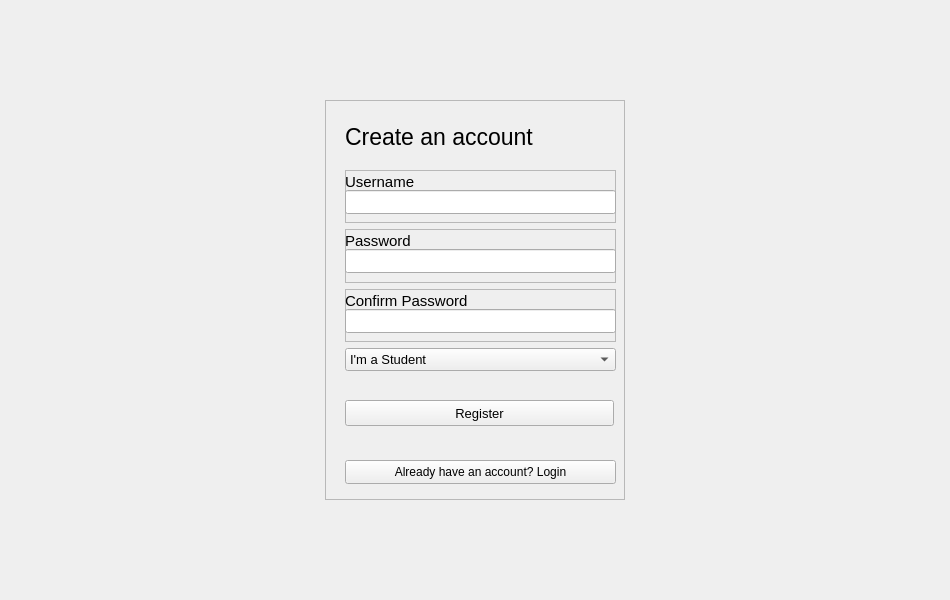
<?xml version="1.0" encoding="UTF-8"?>
<ui version="4.0">
 <class>RegisterWindow</class>
 <widget class="QWidget" name="RegisterWindow">
  <property name="geometry">
   <rect>
    <x>0</x>
    <y>0</y>
    <width>950</width>
    <height>600</height>
   </rect>
  </property>
  <property name="windowTitle">
   <string>Login</string>
  </property>
  <property name="inputMethodHints">
   <set>Qt::ImhNone</set>
  </property>
  <layout class="QGridLayout" name="gridLayout_2">
   <item row="0" column="0">
    <widget class="QFrame" name="frame">
     <property name="maximumSize">
      <size>
       <width>300</width>
       <height>400</height>
      </size>
     </property>
     <property name="frameShape">
      <enum>QFrame::StyledPanel</enum>
     </property>
     <property name="frameShadow">
      <enum>QFrame::Raised</enum>
     </property>
     <widget class="QWidget" name="verticalLayoutWidget">
      <property name="geometry">
       <rect>
        <x>20</x>
        <y>10</y>
        <width>271</width>
        <height>261</height>
       </rect>
      </property>
      <property name="minimumSize">
       <size>
        <width>269</width>
        <height>24</height>
       </size>
      </property>
      <layout class="QVBoxLayout" name="verticalLayout">
       <property name="rightMargin">
        <number>0</number>
       </property>
       <item>
        <widget class="QLabel" name="title">
         <property name="minimumSize">
          <size>
           <width>269</width>
           <height>24</height>
          </size>
         </property>
         <property name="maximumSize">
          <size>
           <width>100</width>
           <height>100</height>
          </size>
         </property>
         <property name="font">
          <font>
           <pointsize>17</pointsize>
          </font>
         </property>
         <property name="text">
          <string>Create an account</string>
         </property>
        </widget>
       </item>
       <item>
        <widget class="QFrame" name="frame_1">
         <property name="minimumSize">
          <size>
           <width>269</width>
           <height>24</height>
          </size>
         </property>
         <property name="frameShape">
          <enum>QFrame::StyledPanel</enum>
         </property>
         <property name="frameShadow">
          <enum>QFrame::Raised</enum>
         </property>
         <widget class="QLabel" name="username_label">
          <property name="geometry">
           <rect>
            <x>0</x>
            <y>0</y>
            <width>269</width>
            <height>24</height>
           </rect>
          </property>
          <property name="minimumSize">
           <size>
            <width>269</width>
            <height>24</height>
           </size>
          </property>
          <property name="font">
           <font>
            <pointsize>11</pointsize>
           </font>
          </property>
          <property name="text">
           <string>Username</string>
          </property>
         </widget>
         <widget class="QLineEdit" name="username_input">
          <property name="enabled">
           <bool>true</bool>
          </property>
          <property name="geometry">
           <rect>
            <x>0</x>
            <y>20</y>
            <width>271</width>
            <height>24</height>
           </rect>
          </property>
          <property name="minimumSize">
           <size>
            <width>269</width>
            <height>24</height>
           </size>
          </property>
          <property name="font">
           <font>
            <pointsize>10</pointsize>
           </font>
          </property>
          <property name="alignment">
           <set>Qt::AlignLeading|Qt::AlignLeft|Qt::AlignVCenter</set>
          </property>
         </widget>
        </widget>
       </item>
       <item>
        <widget class="QFrame" name="frame_2">
         <property name="minimumSize">
          <size>
           <width>269</width>
           <height>24</height>
          </size>
         </property>
         <property name="frameShape">
          <enum>QFrame::StyledPanel</enum>
         </property>
         <property name="frameShadow">
          <enum>QFrame::Raised</enum>
         </property>
         <widget class="QLabel" name="password_label">
          <property name="geometry">
           <rect>
            <x>0</x>
            <y>0</y>
            <width>269</width>
            <height>24</height>
           </rect>
          </property>
          <property name="minimumSize">
           <size>
            <width>269</width>
            <height>24</height>
           </size>
          </property>
          <property name="font">
           <font>
            <pointsize>11</pointsize>
           </font>
          </property>
          <property name="text">
           <string>Password</string>
          </property>
         </widget>
         <widget class="QLineEdit" name="password_input">
          <property name="geometry">
           <rect>
            <x>0</x>
            <y>20</y>
            <width>271</width>
            <height>24</height>
           </rect>
          </property>
          <property name="minimumSize">
           <size>
            <width>269</width>
            <height>24</height>
           </size>
          </property>
          <property name="font">
           <font>
            <pointsize>10</pointsize>
           </font>
          </property>
          <property name="inputMethodHints">
           <set>Qt::ImhHiddenText|Qt::ImhNoAutoUppercase|Qt::ImhNoPredictiveText|Qt::ImhSensitiveData</set>
          </property>
          <property name="text">
           <string/>
          </property>
          <property name="echoMode">
           <enum>QLineEdit::Password</enum>
          </property>
         </widget>
        </widget>
       </item>
       <item>
        <widget class="QFrame" name="frame_3">
         <property name="frameShape">
          <enum>QFrame::StyledPanel</enum>
         </property>
         <property name="frameShadow">
          <enum>QFrame::Raised</enum>
         </property>
         <widget class="QLabel" name="confirm_label">
          <property name="geometry">
           <rect>
            <x>0</x>
            <y>0</y>
            <width>269</width>
            <height>24</height>
           </rect>
          </property>
          <property name="minimumSize">
           <size>
            <width>269</width>
            <height>24</height>
           </size>
          </property>
          <property name="font">
           <font>
            <pointsize>11</pointsize>
           </font>
          </property>
          <property name="text">
           <string>Confirm Password</string>
          </property>
         </widget>
         <widget class="QLineEdit" name="confirm_input">
          <property name="geometry">
           <rect>
            <x>0</x>
            <y>20</y>
            <width>271</width>
            <height>24</height>
           </rect>
          </property>
          <property name="minimumSize">
           <size>
            <width>269</width>
            <height>24</height>
           </size>
          </property>
          <property name="font">
           <font>
            <pointsize>10</pointsize>
           </font>
          </property>
          <property name="inputMethodHints">
           <set>Qt::ImhHiddenText|Qt::ImhNoAutoUppercase|Qt::ImhNoPredictiveText|Qt::ImhSensitiveData</set>
          </property>
          <property name="text">
           <string/>
          </property>
          <property name="echoMode">
           <enum>QLineEdit::Password</enum>
          </property>
         </widget>
        </widget>
       </item>
       <item>
        <widget class="QComboBox" name="role_selector">
         <property name="font">
          <font>
           <pointsize>10</pointsize>
           <italic>false</italic>
           <bold>false</bold>
          </font>
         </property>
         <property name="cursor">
          <cursorShape>PointingHandCursor</cursorShape>
         </property>
         <item>
          <property name="text">
           <string>I'm a Student</string>
          </property>
         </item>
         <item>
          <property name="text">
           <string>I'm a Teacher</string>
          </property>
         </item>
        </widget>
       </item>
      </layout>
     </widget>
     <widget class="QPushButton" name="goto_login_button">
      <property name="geometry">
       <rect>
        <x>20</x>
        <y>360</y>
        <width>271</width>
        <height>24</height>
       </rect>
      </property>
      <property name="cursor">
       <cursorShape>PointingHandCursor</cursorShape>
      </property>
      <property name="text">
       <string>Already have an account? Login</string>
      </property>
     </widget>
     <widget class="QPushButton" name="register_button">
      <property name="geometry">
       <rect>
        <x>20</x>
        <y>300</y>
        <width>269</width>
        <height>26</height>
       </rect>
      </property>
      <property name="minimumSize">
       <size>
        <width>269</width>
        <height>24</height>
       </size>
      </property>
      <property name="font">
       <font>
        <pointsize>10</pointsize>
       </font>
      </property>
      <property name="cursor">
       <cursorShape>PointingHandCursor</cursorShape>
      </property>
      <property name="text">
       <string>Register</string>
      </property>
     </widget>
     <widget class="QLabel" name="error_message">
      <property name="geometry">
       <rect>
        <x>28</x>
        <y>280</y>
        <width>261</width>
        <height>20</height>
       </rect>
      </property>
      <property name="styleSheet">
       <string notr="true">#error_message{color: rgb(255, 0, 0)}</string>
      </property>
      <property name="text">
       <string/>
      </property>
     </widget>
    </widget>
   </item>
  </layout>
 </widget>
 <resources/>
 <connections/>
</ui>
